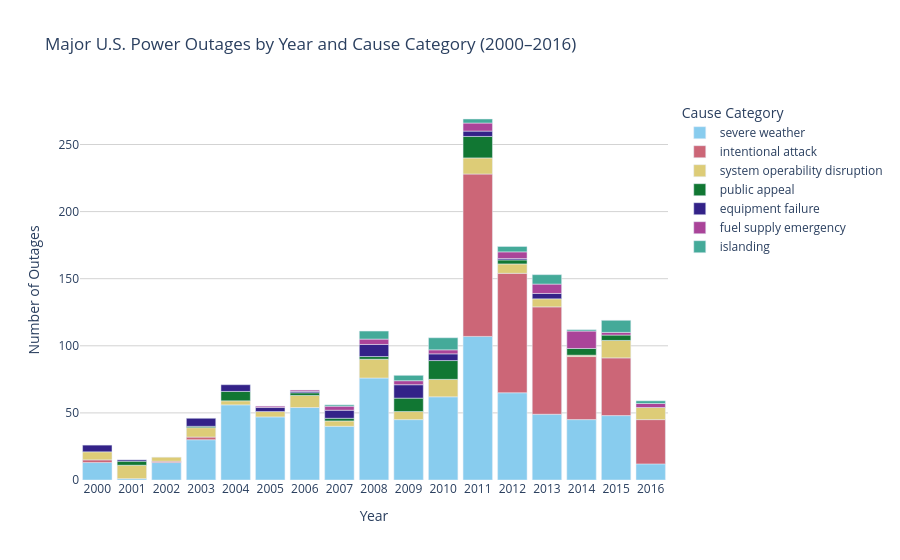

The code cell stored with this chart in its notebook:
### Code cell
# --- EDA: Outage count by year, broken down by cause category ---

cause_order = (
    df['CAUSE.CATEGORY']
    .value_counts()
    .index.tolist()
)

yearly_cause = (
    df.groupby(['YEAR', 'CAUSE.CATEGORY'])
    .size()
    .reset_index(name='count')
)

fig = px.bar(
    yearly_cause,
    x='YEAR',
    y='count',
    color='CAUSE.CATEGORY',
    category_orders={'CAUSE.CATEGORY': cause_order},
    labels={
        'YEAR': 'Year',
        'count': 'Number of Outages',
        'CAUSE.CATEGORY': 'Cause Category',
    },
    title='Major U.S. Power Outages by Year and Cause Category (2000–2016)',
    color_discrete_sequence=px.colors.qualitative.Safe,
)

fig.update_layout(
    xaxis=dict(tickmode='linear', dtick=1),
    legend_title_text='Cause Category',
    bargap=0.15,
    plot_bgcolor='white',
    yaxis=dict(gridcolor='lightgrey'),
)

fig.show()

### Figure 1 — Plotly figure (JSON) as saved in the notebook; plotly's stock layout.template omitted (floating-point values rounded to 4 significant figures)
{"data": [{"hovertemplate": "Cause Category=severe weather<br>Year=%{x}<br>Number of Outages=%{y}<extra></extra>", "legendgroup": "severe weather", "marker": {"color": "rgb(136, 204, 238)", "pattern": {"shape": ""}}, "name": "severe weather", "orientation": "v", "showlegend": true, "textposition": "auto", "type": "bar", "x": [2000, 2001, 2002, 2003, 2004, 2005, 2006, 2007, 2008, 2009, 2010, 2011, 2012, 2013, 2014, 2015, 2016], "xaxis": "x", "y": [13, 1, 13, 30, 56, 47, 54, 40, 76, 45, 62, 107, 65, 49, 45, 48, 12], "yaxis": "y"}, {"hovertemplate": "Cause Category=intentional attack<br>Year=%{x}<br>Number of Outages=%{y}<extra></extra>", "legendgroup": "intentional attack", "marker": {"color": "rgb(204, 102, 119)", "pattern": {"shape": ""}}, "name": "intentional attack", "orientation": "v", "showlegend": true, "textposition": "auto", "type": "bar", "x": [2000, 2002, 2003, 2011, 2012, 2013, 2014, 2015, 2016], "xaxis": "x", "y": [2, 1, 2, 121, 89, 80, 47, 43, 33], "yaxis": "y"}, {"hovertemplate": "Cause Category=system operability disruption<br>Year=%{x}<br>Number of Outages=%{y}<extra></extra>", "legendgroup": "system operability disruption", "marker": {"color": "rgb(221, 204, 119)", "pattern": {"shape": ""}}, "name": "system operability disruption", "orientation": "v", "showlegend": true, "textposition": "auto", "type": "bar", "x": [2000, 2001, 2002, 2003, 2004, 2005, 2006, 2007, 2008, 2009, 2010, 2011, 2012, 2013, 2014, 2015, 2016], "xaxis": "x", "y": [6, 10, 3, 7, 3, 4, 9, 4, 14, 6, 13, 12, 7, 6, 1, 13, 9], "yaxis": "y"}, {"hovertemplate": "Cause Category=public appeal<br>Year=%{x}<br>Number of Outages=%{y}<extra></extra>", "legendgroup": "public appeal", "marker": {"color": "rgb(17, 119, 51)", "pattern": {"shape": ""}}, "name": "public appeal", "orientation": "v", "showlegend": true, "textposition": "auto", "type": "bar", "x": [2001, 2003, 2004, 2006, 2007, 2008, 2009, 2010, 2011, 2012, 2014, 2015], "xaxis": "x", "y": [3, 1, 7, 2, 2, 2, 10, 14, 16, 3, 5, 4], "yaxis": "y"}, {"hovertemplate": "Cause Category=equipment failure<br>Year=%{x}<br>Number of Outages=%{y}<extra></extra>", "legendgroup": "equipment failure", "marker": {"color": "rgb(51, 34, 136)", "pattern": {"shape": ""}}, "name": "equipment failure", "orientation": "v", "showlegend": true, "textposition": "auto", "type": "bar", "x": [2000, 2001, 2003, 2004, 2005, 2006, 2007, 2008, 2009, 2010, 2011, 2012, 2013], "xaxis": "x", "y": [5, 1, 6, 5, 3, 1, 6, 9, 10, 5, 4, 1, 4], "yaxis": "y"}, {"hovertemplate": "Cause Category=fuel supply emergency<br>Year=%{x}<br>Number of Outages=%{y}<extra></extra>", "legendgroup": "fuel supply emergency", "marker": {"color": "rgb(170, 68, 153)", "pattern": {"shape": ""}}, "name": "fuel supply emergency", "orientation": "v", "showlegend": true, "textposition": "auto", "type": "bar", "x": [2005, 2006, 2007, 2008, 2009, 2010, 2011, 2012, 2013, 2014, 2015, 2016], "xaxis": "x", "y": [1, 1, 3, 4, 3, 3, 6, 5, 7, 13, 2, 3], "yaxis": "y"}, {"hovertemplate": "Cause Category=islanding<br>Year=%{x}<br>Number of Outages=%{y}<extra></extra>", "legendgroup": "islanding", "marker": {"color": "rgb(68, 170, 153)", "pattern": {"shape": ""}}, "name": "islanding", "orientation": "v", "showlegend": true, "textposition": "auto", "type": "bar", "x": [2007, 2008, 2009, 2010, 2011, 2012, 2013, 2014, 2015, 2016], "xaxis": "x", "y": [1, 6, 4, 9, 3, 4, 7, 1, 9, 2], "yaxis": "y"}], "layout": {"bargap": 0.15, "barmode": "relative", "legend": {"title": {"text": "Cause Category"}, "tracegroupgap": 0}, "plot_bgcolor": "white", "title": {"text": "Major U.S. Power Outages by Year and Cause Category (2000–2016)"}, "xaxis": {"anchor": "y", "domain": [0, 1], "dtick": 1, "tickmode": "linear", "title": {"text": "Year"}}, "yaxis": {"anchor": "x", "domain": [0, 1], "gridcolor": "lightgrey", "title": {"text": "Number of Outages"}}}}
